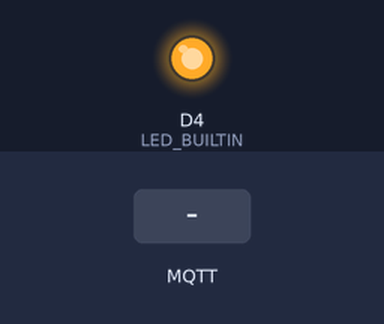
A sketch run on a simulated ESP8266 (NodeMCU). On the bench: output pins drawn as LEDs (lit = HIGH, except the on-board LED, lit = LOW). The inputs (shaded band) are chosen by the test bench. WiFi joins after 1.5 s; servers stay silent unless stated; the local clock reads 2024-03-15 10:24:30 at power-on unless the sketch sets it; storage starts empty; no MQTT or app messages arrive unless stated; what the sketch prints to the serial monitor is not drawn.

Above: at 3.3 s.
3.4 s: MQTT message "1" arrives on the first subscribed topic
At 5.2 s:
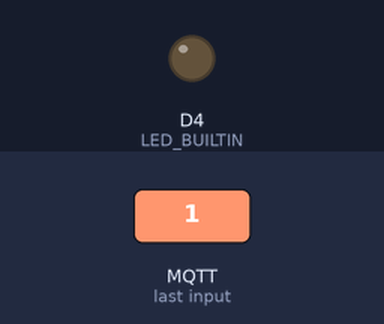
8.6 s: MQTT message "on" arrives on the first subscribed topic
At 9.1 s:
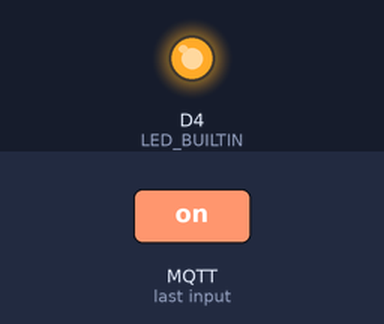
10.7 s: MQTT message "off" arrives on the first subscribed topic
At 12.7 s:
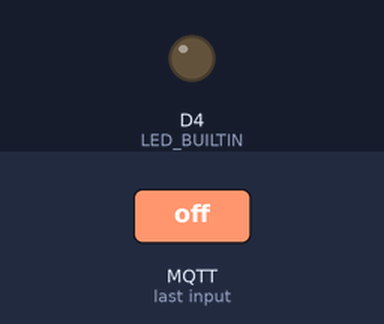
Timing chart, 0 to 13.2 s (numbered marks = the images above; inputs shaded):
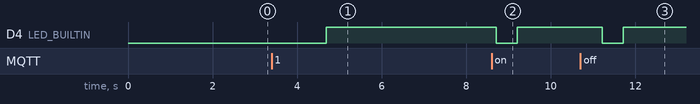

The sketch:

smartbin_gateway_nodemcu.ino
```cpp
// smartbin_gateway_nodemcu.ino

/*****************************************************************************************
 * SMART TRASH BIN MONITORING SYSTEM (NodeMCU ESP8266)
 * ----------------------------------------------------------------------------------------
 * This sketch receives JSON data from the Arduino UNO (distance, weight) via SoftwareSerial,
 * and publishes these values to an MQTT server (HiveMQ or EMQX) over WiFi using a secure
 * TLS connection with certificate validation.
 *****************************************************************************************/

#include <ESP8266WiFi.h>
#include <PubSubClient.h>
#include <time.h>
#include <TZ.h>
#include <FS.h>
#include <LittleFS.h>
#include <CertStoreBearSSL.h>

// Update these with values suitable for your network.
const char* ssid       = "Raphael";
const char* password   = "2380401632";
const char* mqtt_server = "ua4c7dcc.ala.us-east-1.emqxsl.com";

// A single, global CertStore for certificate validation
BearSSL::CertStore certStore;
WiFiClientSecure espClient;
PubSubClient *client;

// Connection / timing
unsigned long lastMsg = 0;
#define MSG_BUFFER_SIZE 500
char msg1[MSG_BUFFER_SIZE];
char msg2[MSG_BUFFER_SIZE];
int value = 0;

// SoftwareSerial for communication from Arduino Uno => NodeMCU
#include <SoftwareSerial.h>
#include <ArduinoJson.h>

// NodeMCU pins: D6 = Rx, D5 = Tx
SoftwareSerial nodemcu(D6, D5);

// Received sensor data
int distanceVal;
int weightVal;


/*************************************************************************************************
 *  FUNCTION: setup_wifi()
 *  DESCRIPTION:
 *    - Connects NodeMCU to the specified WiFi network
 *************************************************************************************************/
void setup_wifi() {
  delay(10);
  Serial.println();
  Serial.print("Connecting to ");
  Serial.println(ssid);

  // Start WiFi in Station mode
  WiFi.mode(WIFI_STA);
  WiFi.begin(ssid, password);

  // Wait for connection
  while (WiFi.status() != WL_CONNECTED) {
    delay(500);
    Serial.print(".");
  }
  randomSeed(micros());

  // Print network info
  Serial.println();
  Serial.println("WiFi connected");
  Serial.println("IP address: ");
  Serial.println(WiFi.localIP());
}


/*************************************************************************************************
 *  FUNCTION: setDateTime()
 *  DESCRIPTION:
 *    - Syncs time with an NTP server, required for TLS certificate validation
 *************************************************************************************************/
void setDateTime() {
  configTime(TZ_Asia_Tehran, "asia.pool.ntp.org", "time.nist.gov");
  Serial.print("Waiting for NTP time sync: ");

  time_t now = time(nullptr);
  while (now < 8 * 3600 * 2) {
    delay(100);
    Serial.print(".");
    now = time(nullptr);
  }
  Serial.println();

  struct tm timeinfo;
  gmtime_r(&now, &timeinfo);
  Serial.printf("%s %s", tzname[0], asctime(&timeinfo));
}


/*************************************************************************************************
 *  MQTT callback
 *************************************************************************************************/
void callback(char* topic, byte* payload, unsigned int length) {
  Serial.print("Message arrived [");
  Serial.print(topic);
  Serial.print("] ");
  for (int i = 0; i < length; i++) {
    Serial.print((char)payload[i]);
  }
  Serial.println();

  // Basic LED blink to indicate a message
  if (length > 0) {
    digitalWrite(LED_BUILTIN, LOW);
    delay(500);
    digitalWrite(LED_BUILTIN, HIGH);
  } else {
    digitalWrite(LED_BUILTIN, HIGH);
  }
}


/*************************************************************************************************
 *  FUNCTION: reconnect()
 *  DESCRIPTION:
 *    - Ensures the MQTT connection is active; attempts reconnection with credentials if not
 *************************************************************************************************/
void reconnect() {
  while (!client->connected()) {
    Serial.print("Attempting MQTT connection…");
    String clientId = "ESP8266Client - MyClient";

    // Attempt to connect (MQTT user & password placeholders)
    if (client->connect(clientId.c_str(), "iotbin", "mehdi1648")) {
      Serial.println("connected");
      client->publish("testTopic", "hello world");
      client->subscribe("testTopic");
    } else {
      Serial.print("failed, rc = ");
      Serial.print(client->state());
      Serial.println(" try again in 5 seconds");
      delay(5000);
    }
  }
}


/*************************************************************************************************
 *  FUNCTION: setup()
 *************************************************************************************************/
void setup() {
  delay(500);
  Serial.begin(9600);

  // Initialize SoftwareSerial for incoming data from Arduino
  nodemcu.begin(9600);

  while (!Serial) {
    // Wait for serial to be available
  }

  // Initialize LittleFS for certificate store
  LittleFS.begin();

  // Connect to WiFi
  setup_wifi();

  // Sync local time for TLS
  setDateTime();

  // Set LED pin mode
  pinMode(LED_BUILTIN, OUTPUT);

  // Initialize certStore
  int numCerts = certStore.initCertStore(LittleFS, PSTR("/certs.idx"), PSTR("/certs.ar"));
  Serial.printf("Number of CA certs read: %d\n", numCerts);
  if (numCerts == 0) {
    Serial.println("No certs found. Did you run certs-from-mozilla.py & upload LittleFS?");
    return;
  }

  // Create a secure client from BearSSL
  BearSSL::WiFiClientSecure *bear = new BearSSL::WiFiClientSecure();
  bear->setCertStore(&certStore);

  // Initialize global PubSubClient with secure connection
  client = new PubSubClient(*bear);
  client->setServer(mqtt_server, 8883);
  client->setCallback(callback);
}


/*************************************************************************************************
 *  FUNCTION: loop()
 *************************************************************************************************/
void loop() {
  // Ensure MQTT is connected
  if (!client->connected()) {
    reconnect();
  }
  client->loop();

  // Process incoming data from Arduino (distance, weight)
  processSerialData();
}


/*************************************************************************************************
 *  FUNCTION: publishData(weight, distance)
 *  DESCRIPTION:
 *    - Publishes the parsed weight and distance values to MQTT
 *************************************************************************************************/
void publishData(int weight, int distance) {
  unsigned long now = millis();
  // Publish every 2 seconds
  if (now - lastMsg > 2000) {
    lastMsg = now;
    value++;
    snprintf(msg1, MSG_BUFFER_SIZE, "weight: %d grams", weight);
    snprintf(msg2, MSG_BUFFER_SIZE, "distance: %d cm", distance);

    Serial.print("Publish message: ");
    Serial.println(weight);
    Serial.println(distance);

    client->publish("weight", msg1);
    delay(100); // small gap to avoid collisions
    client->publish("distance", msg2);
  }
}


/*************************************************************************************************
 *  FUNCTION: processSerialData()
 *  DESCRIPTION:
 *    - Reads JSON from the Arduino over SoftwareSerial
 *    - Extracts "distance" and "weight" from JSON
 *    - Publishes to MQTT
 *************************************************************************************************/
void processSerialData() {
  // Increase buffer size from 48 → 128 for safety
  StaticJsonDocument<128> data;

  DeserializationError error = deserializeJson(data, nodemcu);
  if (error) {
    Serial.print(F("deserializeJson() failed: "));
    Serial.println(error.f_str());
    return;
  }

  distanceVal = data["distance"]; // e.g. 54
  weightVal   = data["weight"];   // e.g. 120

  Serial.println("JSON object received:");
  Serial.print("Distance = ");
  Serial.println(distanceVal);
  Serial.print("Weight   = ");
  Serial.println(weightVal);
  Serial.println("-----------------------------------------");

  // Publish the data via MQTT
  publishData(weightVal, distanceVal);
}
```

Measured:
- after the input at 3.4 s, D4 (LED_BUILTIN): LOW → HIGH after 1.3 s
- after the input at 8.6 s, D4 (LED_BUILTIN): HIGH → LOW after 0.11 s, → HIGH 0.50 s later
- after the input at 10.7 s, D4 (LED_BUILTIN): HIGH → LOW after 0.52 s, → HIGH 0.50 s later
